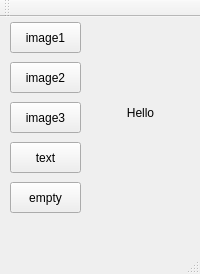
<?xml version="1.0" encoding="UTF-8"?>
<ui version="4.0">
 <class>MainWindow</class>
 <widget class="QMainWindow" name="MainWindow">
  <property name="geometry">
   <rect>
    <x>0</x>
    <y>0</y>
    <width>200</width>
    <height>274</height>
   </rect>
  </property>
  <property name="windowTitle">
   <string>MainWindow</string>
  </property>
  <widget class="QWidget" name="centralWidget">
   <widget class="QLabel" name="label">
    <property name="geometry">
     <rect>
      <x>100</x>
      <y>60</y>
      <width>81</width>
      <height>71</height>
     </rect>
    </property>
    <property name="text">
     <string>Hello</string>
    </property>
    <property name="alignment">
     <set>Qt::AlignCenter</set>
    </property>
   </widget>
   <widget class="QPushButton" name="pushButton_Image1">
    <property name="geometry">
     <rect>
      <x>10</x>
      <y>5</y>
      <width>71</width>
      <height>31</height>
     </rect>
    </property>
    <property name="text">
     <string>image1</string>
    </property>
   </widget>
   <widget class="QPushButton" name="pushButton_Image2">
    <property name="geometry">
     <rect>
      <x>10</x>
      <y>45</y>
      <width>71</width>
      <height>31</height>
     </rect>
    </property>
    <property name="text">
     <string>image2</string>
    </property>
   </widget>
   <widget class="QPushButton" name="pushButton_Image3">
    <property name="geometry">
     <rect>
      <x>10</x>
      <y>85</y>
      <width>71</width>
      <height>31</height>
     </rect>
    </property>
    <property name="text">
     <string>image3</string>
    </property>
   </widget>
   <widget class="QPushButton" name="pushButton_Text">
    <property name="geometry">
     <rect>
      <x>10</x>
      <y>125</y>
      <width>71</width>
      <height>31</height>
     </rect>
    </property>
    <property name="text">
     <string>text</string>
    </property>
   </widget>
   <widget class="QPushButton" name="pushButton_empty">
    <property name="geometry">
     <rect>
      <x>10</x>
      <y>165</y>
      <width>71</width>
      <height>31</height>
     </rect>
    </property>
    <property name="text">
     <string>empty</string>
    </property>
   </widget>
  </widget>
  <widget class="QMenuBar" name="menuBar">
   <property name="geometry">
    <rect>
     <x>0</x>
     <y>0</y>
     <width>200</width>
     <height>27</height>
    </rect>
   </property>
  </widget>
  <widget class="QToolBar" name="mainToolBar">
   <attribute name="toolBarArea">
    <enum>TopToolBarArea</enum>
   </attribute>
   <attribute name="toolBarBreak">
    <bool>false</bool>
   </attribute>
  </widget>
  <widget class="QStatusBar" name="statusBar"/>
 </widget>
 <layoutdefault spacing="6" margin="11"/>
 <resources/>
 <connections/>
</ui>
